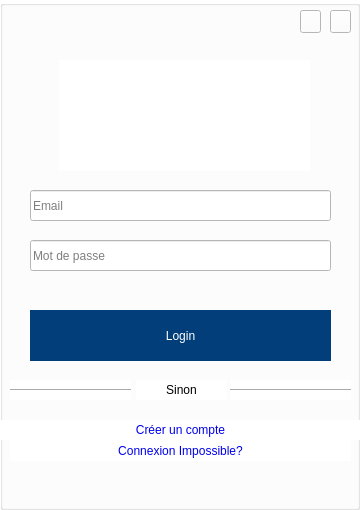
<?xml version="1.0" encoding="UTF-8"?>
<ui version="4.0">
 <class>Login</class>
 <widget class="QDialog" name="Login">
  <property name="geometry">
   <rect>
    <x>0</x>
    <y>0</y>
    <width>360</width>
    <height>510</height>
   </rect>
  </property>
  <property name="windowTitle">
   <string>Login</string>
  </property>
  <property name="styleSheet">
   <string notr="true">background-color: rgb(255, 255, 255);
font: 8pt &quot;Open Sans&quot;;</string>
  </property>
  <widget class="QPushButton" name="loginbutton">
   <property name="geometry">
    <rect>
     <x>30</x>
     <y>310</y>
     <width>301</width>
     <height>51</height>
    </rect>
   </property>
   <property name="styleSheet">
    <string notr="true">color: rgb(255, 255, 255);
background-color: rgb(1, 62, 122);
border: none;
outline: none;
font: 16pt &quot;Open Sans&quot;;</string>
   </property>
   <property name="text">
    <string>Login</string>
   </property>
  </widget>
  <widget class="QLineEdit" name="loginedit">
   <property name="geometry">
    <rect>
     <x>30</x>
     <y>190</y>
     <width>301</width>
     <height>31</height>
    </rect>
   </property>
   <property name="cursor">
    <cursorShape>IBeamCursor</cursorShape>
   </property>
   <property name="placeholderText">
    <string>Email</string>
   </property>
   <property name="clearButtonEnabled">
    <bool>true</bool>
   </property>
  </widget>
  <widget class="QLineEdit" name="mdpedit">
   <property name="geometry">
    <rect>
     <x>30</x>
     <y>240</y>
     <width>301</width>
     <height>31</height>
    </rect>
   </property>
   <property name="echoMode">
    <enum>QLineEdit::Password</enum>
   </property>
   <property name="placeholderText">
    <string>Mot de passe</string>
   </property>
   <property name="clearButtonEnabled">
    <bool>true</bool>
   </property>
  </widget>
  <widget class="QPushButton" name="closebutton">
   <property name="geometry">
    <rect>
     <x>330</x>
     <y>10</y>
     <width>21</width>
     <height>23</height>
    </rect>
   </property>
   <property name="styleSheet">
    <string notr="true">border-image: url(:/Icons/delete.png);</string>
   </property>
   <property name="text">
    <string/>
   </property>
  </widget>
  <widget class="QPushButton" name="minimizebutton">
   <property name="geometry">
    <rect>
     <x>300</x>
     <y>10</y>
     <width>21</width>
     <height>23</height>
    </rect>
   </property>
   <property name="styleSheet">
    <string notr="true">border-image: url(:/Icons/minimize.png);</string>
   </property>
   <property name="text">
    <string/>
   </property>
  </widget>
  <widget class="Line" name="line">
   <property name="geometry">
    <rect>
     <x>230</x>
     <y>380</y>
     <width>121</width>
     <height>20</height>
    </rect>
   </property>
   <property name="styleSheet">
    <string notr="true"/>
   </property>
   <property name="orientation">
    <enum>Qt::Horizontal</enum>
   </property>
  </widget>
  <widget class="QLabel" name="label">
   <property name="geometry">
    <rect>
     <x>136</x>
     <y>380</y>
     <width>91</width>
     <height>20</height>
    </rect>
   </property>
   <property name="layoutDirection">
    <enum>Qt::LeftToRight</enum>
   </property>
   <property name="text">
    <string>Sinon</string>
   </property>
   <property name="alignment">
    <set>Qt::AlignCenter</set>
   </property>
  </widget>
  <widget class="QLabel" name="label_2">
   <property name="geometry">
    <rect>
     <x>0</x>
     <y>420</y>
     <width>361</width>
     <height>20</height>
    </rect>
   </property>
   <property name="styleSheet">
    <string notr="true">color: rgb(0, 0, 238);</string>
   </property>
   <property name="text">
    <string>Créer un compte</string>
   </property>
   <property name="alignment">
    <set>Qt::AlignCenter</set>
   </property>
  </widget>
  <widget class="QLabel" name="label_3">
   <property name="geometry">
    <rect>
     <x>10</x>
     <y>440</y>
     <width>341</width>
     <height>21</height>
    </rect>
   </property>
   <property name="styleSheet">
    <string notr="true">color: rgb(0, 0, 238);</string>
   </property>
   <property name="text">
    <string>Connexion Impossible?</string>
   </property>
   <property name="alignment">
    <set>Qt::AlignCenter</set>
   </property>
  </widget>
  <widget class="QGroupBox" name="groupBox">
   <property name="geometry">
    <rect>
     <x>0</x>
     <y>0</y>
     <width>360</width>
     <height>510</height>
    </rect>
   </property>
   <property name="styleSheet">
    <string notr="true"/>
   </property>
   <property name="title">
    <string/>
   </property>
   <widget class="QLabel" name="label_4">
    <property name="geometry">
     <rect>
      <x>59</x>
      <y>60</y>
      <width>251</width>
      <height>111</height>
     </rect>
    </property>
    <property name="styleSheet">
     <string notr="true">border-image: url(:/Icons/logo.png);</string>
    </property>
    <property name="text">
     <string/>
    </property>
   </widget>
  </widget>
  <widget class="Line" name="line_2">
   <property name="geometry">
    <rect>
     <x>10</x>
     <y>380</y>
     <width>121</width>
     <height>20</height>
    </rect>
   </property>
   <property name="styleSheet">
    <string notr="true"/>
   </property>
   <property name="orientation">
    <enum>Qt::Horizontal</enum>
   </property>
  </widget>
  <zorder>groupBox</zorder>
  <zorder>loginbutton</zorder>
  <zorder>loginedit</zorder>
  <zorder>mdpedit</zorder>
  <zorder>closebutton</zorder>
  <zorder>minimizebutton</zorder>
  <zorder>line</zorder>
  <zorder>label</zorder>
  <zorder>label_2</zorder>
  <zorder>label_3</zorder>
  <zorder>line_2</zorder>
 </widget>
 <layoutdefault spacing="6" margin="11"/>
 <resources/>
 <connections/>
</ui>
